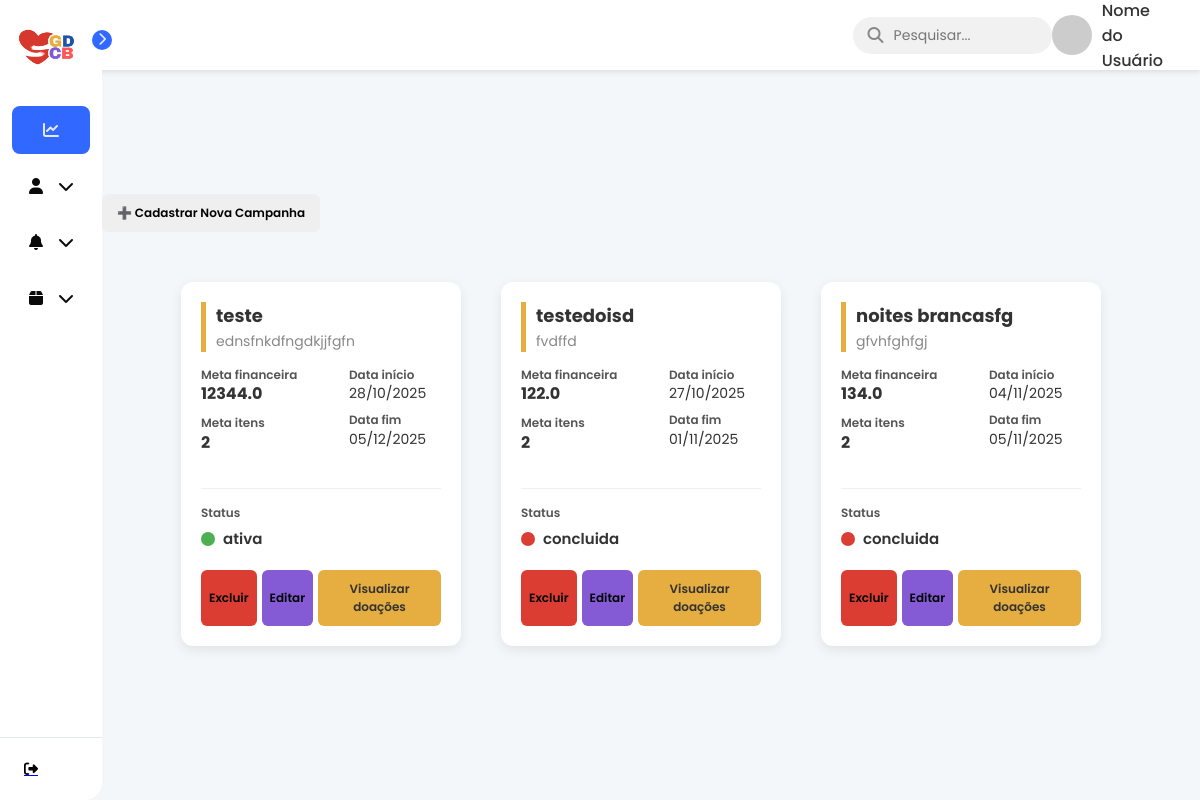
/dashboard/ (signed in), run on an earlier commit of the app's database.
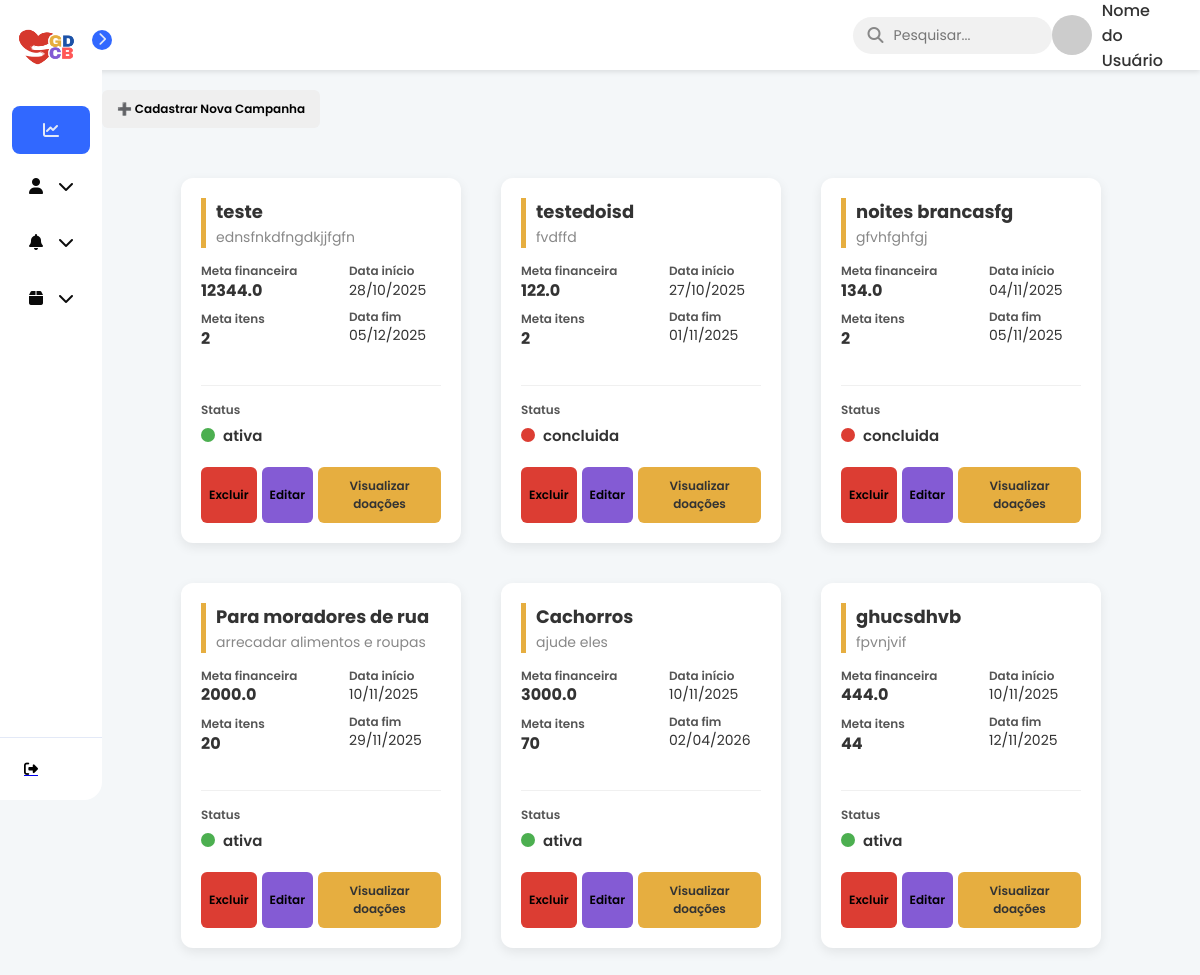
And on a later commit of the database.
### models.py (models this page shows)
class Campanha(SQLModel, table=True):
    __tablename__ = "campanhas"
    id: Optional[int] = Field(default=None, primary_key=True)
    titulo: str
    descricao: str
    meta_financeira: float | None = None
    meta_itens: int | None = None
    data_inicio: Optional[date]
    data_fim: Optional[date]
    status: str
    data_criacao: date = Field(default_factory=date.today)
    categoria_id: Optional[int] = Field(default=None, foreign_key="categorias.id")
    doacoes: List["Doacao"] = Relationship(back_populates="campanha")
    relatorios: List["Relatorio"] = Relationship(back_populates="campanha")

### controllers/dashboard.py (the view)
@router.get("/", response_class=HTMLResponse)
def dashboard(
    request: Request,
    user: dict = Depends(get_current_user),
    session: Session = Depends(get_session)
):
    campanhas = session.exec(select(Campanha)).all()  # busca todas as campanhas
    return templates.TemplateResponse(
        "card_campanha.html",
        {"request": request, "user": user, "campanhas": campanhas}
    )

### templates/card_campanha.html (shortened to what this page needs)
{% extends 'base.html' %}
{% block head %}
    <link rel="stylesheet" href="{{ url_for('static', path='/card_campanha.css') }}">
    <link rel="stylesheet" href="{{ url_for('static', path='/cadastro_campanha.css') }}">
{% endblock %}
{% block content %}
    <div style="margin-bottom: 20px;">
        <button id="openModalBtn" class="btn btn-primary" style="padding: 10px 15px; cursor: pointer;">
            ➕ Cadastrar Nova Campanha
        </button>
    </div>
    <div class="cards-container">
        {% for campanha in campanhas %}
            <div class="card-campanha">
                <div class="card-header">
                    <h3 class="campanha-titulo">{{ campanha.titulo }}</h3>
                    <p class="campanha-descricao">{{ campanha.descricao }}</p>
                </div>
                <div class="card-body">
                    <div class="info-bloco metas">
                        <div class="info-item">
                            <span class="label">Meta financeira</span>
                            <span class="valor">{{ campanha.meta_financeira }}</span>
                        </div>
                        <div class="info-item">
                            <span class="label">Meta itens</span>
                            <span class="valor">{{ campanha.meta_itens }}</span>
                        </div>
                    </div>
                    <div class="info-bloco datas">
                        <div class="info-item">
                            <span class="label">Data início</span>
                            <span class="valor-data">{{ campanha.data_inicio.strftime('%d/%m/%Y') if campanha.data_inicio else '-' }}</span>
                        </div>
                        <div class="info-item">
                            <span class="label">Data fim</span>
                            <span class="valor-data">{{ campanha.data_fim.strftime('%d/%m/%Y') if campanha.data_fim else '-' }}</span>
                        </div>
                    </div>
                    <div class="info-bloco status-row">
                        <span class="label">Status</span>
                        <div class="status-display">
                            <div class="status-indicator {{ campanha.status | lower }}"></div>
                            <span class="status-texto">{{ campanha.status }}</span>
                        </div>
                    </div>
                </div>
                <div class="card-footer">
                    <button class="btn btn-excluir">Excluir</button>
                    <button class="btn btn-editar">Editar</button>
                    <button class="btn btn-visualizar">Visualizar doações</button>
                </div>
            </div>
        {% endfor %}
    </div>
{% endblock %}

### templates/base.html (shortened to what this page needs)
<!DOCTYPE html>
<html lang="pt-br">
<head>
    <link rel="stylesheet" href="https://cdnjs.cloudflare.com/ajax/libs/font-awesome/6.5.1/css/all.min.css" xintegrity="sha512-DTOQO9RWCH3ppGqcWaEA1BIZOC6xxalwEsw9c2QQeAIftl+Vegovlnee1c9QX4TctnWMn13TZye+giMm8e2LwA==" />
    <link rel="stylesheet" href="{{ url_for('static', path='/base.css') }}">
    <link href='https://cdn.boxicons.com/fonts/basic/boxicons.min.css' rel='stylesheet'>
    {% block head %}{% endblock %}
</head>
<body>
    <header class="top-header">
        <div class="search-bar">
            <i class="fa-solid fa-magnifying-glass search-icon"></i>
            <input type="text" placeholder="Pesquisar...">
        </div>
        <div class="user-profile">
            <img src="https://via.placeholder.com/40" alt="User Profile Picture">
            <span>Nome do Usuário</span>
        </div>
    </header>
    <nav id="sidebar">
        <div id="sidebar_content">
            <div id="user">
                <img src="../static/assets/logo.png" id="user_avatar" alt="Avatar">
            </div>
            <ul id="side_items">
                <li class="side-item active">
                    <a href="#">
                        <i class="fa-solid fa-chart-line"></i>
                    </a>
                </li>
                <li class="side-item has-submenu">
                    <a href="#" class="submenu-toggle">
                        <i class="fa-solid fa-user"></i>
                        <i class="fa-solid fa-chevron-down arrow"></i>
                    </a>
                </li>
                <li class="side-item has-submenu">
                    <a href="#" class="submenu-toggle">
                        <i class="fa-solid fa-bell"></i>
                        <i class="fa-solid fa-chevron-down arrow"></i>
                    </a>
                </li>
                <li class="side-item has-submenu">
                    <a href="#" class="submenu-toggle">
                        <i class="fa-solid fa-box"></i>
                        <i class="fa-solid fa-chevron-down arrow"></i>
                    </i class="fa-solid fa-box"></i></a>
                </li>
            </ul>
            <button id="open_btn">
                <i id="open_btn_icon" class="fa-solid fa-chevron-right"></i>
            </button>
        </div>
      <div id="logout">
            <a href="{{ url_for('logout') }}">
                <button id="logout_btn">
                    <i class="fa-solid fa-right-from-bracket"></i>
                </button>
            </a>
        </div>
    </nav>
    <main>
        {% block content %}
        {% endblock %}
    </main>
</body>
</html>

### static/base.css (style rules this page uses)
* { margin: 0; padding: 0; box-sizing: border-box; font-family: 'Poppins', sans-serif; }
body { display: flex; min-height: 100vh; background-color: #ebebeb; }
#sidebar { display: flex; flex-direction: column; justify-content: space-between; background-color: #ffffff; height: 100vh; border-radius: 0px 18px 18px 0px; position: fixed; left: 0; top: 0; transition: all .5s; min-width: 82px; z-index: 20; }
#sidebar_content { padding: 12px; }
#user { display: flex; align-items: center; gap: 8px; margin-bottom: 24px; }
#user_avatar { width: 70px; height: 70px; object-fit: cover; border-radius: 20px; }
#side_items { display: flex; flex-direction: column; gap: 8px; list-style: none; }
.side-item { border-radius: 8px; padding: 14px; cursor: pointer; }
.side-item.active { background-color: #3168ff; }
.side-item a { text-decoration: none; display: flex; align-items: center; justify-content: center; color: #0a0a0a; }
.side-item.active a { color: #e3e9f7; }
.side-item a i { display: flex; align-items: center; justify-content: center; width: 20px; height: 20px; }
#logout { border-top: 1px solid #e3e9f7; padding: 12px; }
#logout_btn { border: none; padding: 12px; font-size: 14px; display: flex; gap: 20px; align-items: center; border-radius: 8px; text-align: start; cursor: pointer; background-color: transparent; }
#open_btn { position: absolute; top: 30px; right: -10px; background-color: #3168ff; color: #e3e9f7; border-radius: 100%; width: 20px; height: 20px; border: none; cursor: pointer; }
#open_btn_icon { transition: transform .3s ease; }
.has-submenu .arrow { margin-left: auto; transition: transform 0.3s; }
.top-header { background-color: #ffffff; padding: 15px 30px; display: flex; justify-content: space-between; align-items: center; position: fixed; top: 0; right: 0; left: 82px; height: 70px; box-shadow: 0 2px 5px rgba(0, 0, 0, 0.1); z-index: 10; transition: left 0.5s; }
.search-bar { display: flex; align-items: center; background-color: #f1f1f1; border-radius: 20px; padding: 8px 15px; width: 300px; margin-left: 70%; }
.search-bar input { border: none; background-color: transparent; outline: none; margin-left: 10px; font-size: 14px; width: 100%; }
.search-bar .search-icon { color: #888; }
.user-profile { display: flex; align-items: center; gap: 10px; }
.user-profile img { width: 40px; height: 40px; border-radius: 50%; object-fit: cover; }
.user-profile span { font-weight: 500; color: #333; }
main { padding: 90px 20px 20px 20px; margin-left: 82px; position: static; z-index: 0; width: 100%; transition: margin-left 0.5s; }

### static/cadastro_campanha.css (style rules this page uses)
body { font-family: 'Segoe UI', Tahoma, Geneva, Verdana, sans-serif; background-color: #f4f7f9; display: flex; justify-content: center; align-items: center; min-height: 100vh; margin: 0; }

What changed in the data, as far as the page shows it:
added Campanha: titulo "Para moradores de rua", descricao "arrecadar alimentos e roupas", meta_financeira "2000.0", meta_itens "20", data_inicio "10/11/2025", data_fim "29/11/2025", status "ativa"
added Campanha: titulo "Cachorros", descricao "ajude eles", meta_financeira "3000.0", meta_itens "70", data_inicio "10/11/2025", data_fim "02/04/2026", status "ativa"
added Campanha: titulo "ghucsdhvb", descricao "fpvnjvif", meta_financeira "444.0", meta_itens "44", data_inicio "10/11/2025", data_fim "12/11/2025", status "ativa"
